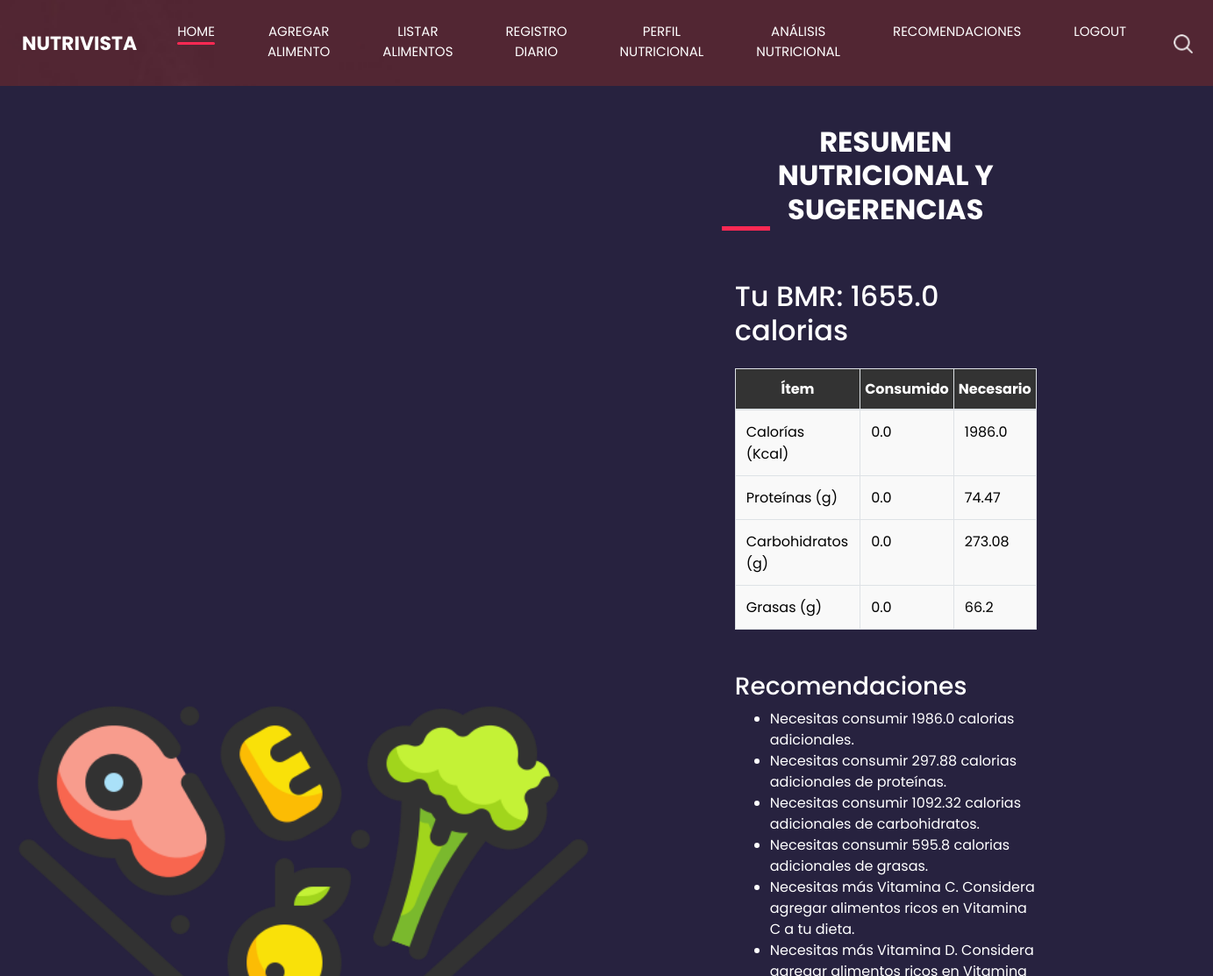
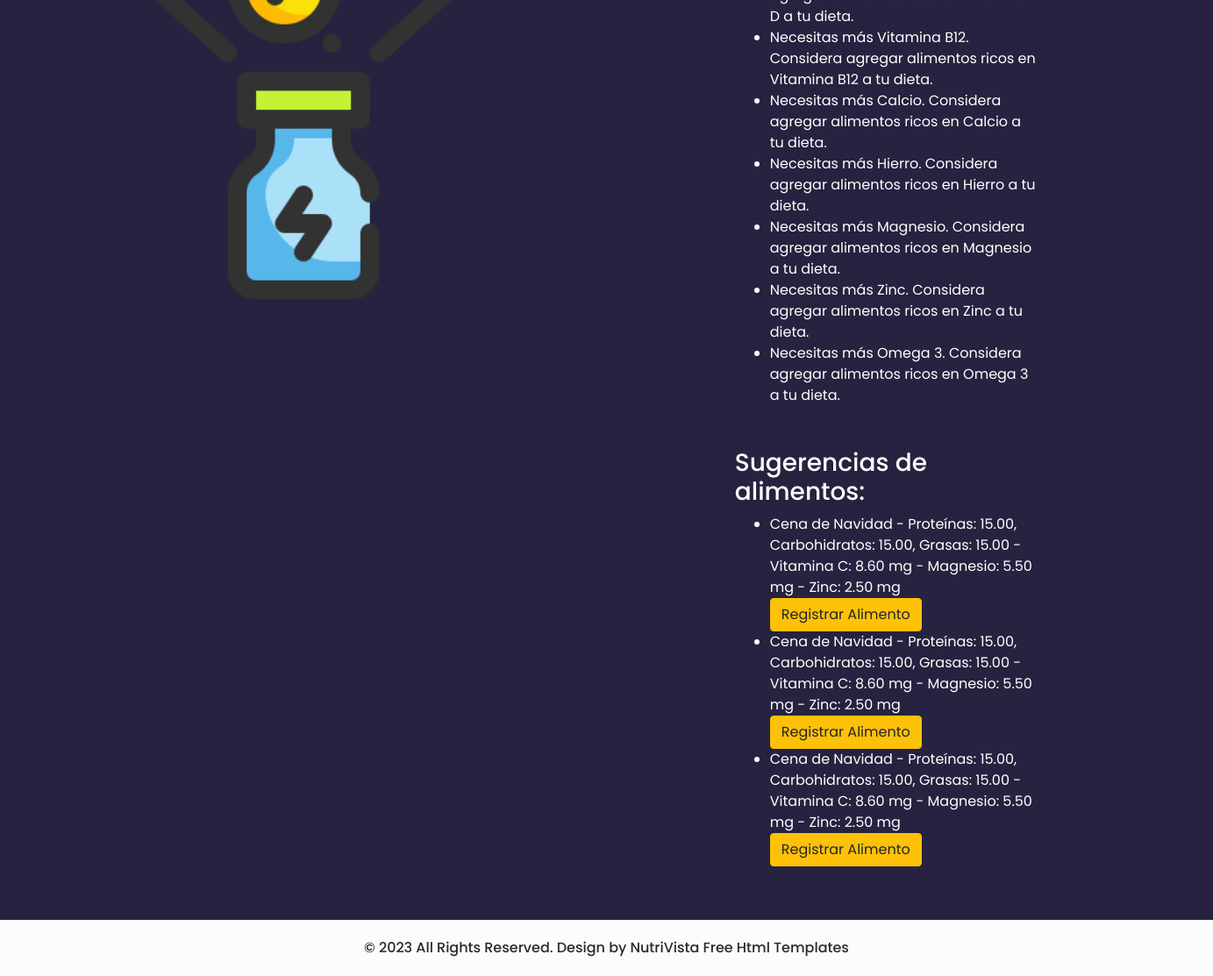
Page /sugerencias_alimentos/ (signed in) on the committed database (2 pictures, top to bottom).
### base/models.py (models this page shows, shortened)
class Alimento(models.Model):
    usuario = models.ForeignKey(User, on_delete=models.CASCADE)  # Added this line to associate each food item with a user.
    nombre = models.CharField(max_length=255)
    calorias = models.DecimalField(max_digits=6, decimal_places=2)
    proteinas = models.DecimalField(max_digits=6, decimal_places=2)
    carbohidratos = models.DecimalField(max_digits=6, decimal_places=2)
    grasas = models.DecimalField(max_digits=6, decimal_places=2)
    descripcion = models.TextField(null=True, blank=True)
    imagen = models.ImageField(upload_to='alimentos_imagenes/', null=True, blank=True)
    nutrientes = models.ManyToManyField(Nutriente, through='AlimentoNutriente')  # Relación ManyToMany agregada

class AlimentoNutriente(models.Model):
    alimento = models.ForeignKey(Alimento, on_delete=models.CASCADE)
    nutriente = models.ForeignKey(Nutriente, on_delete=models.CASCADE)
    cantidad = models.DecimalField(max_digits=6, decimal_places=2)
    unidad = models.CharField(max_length=20)

class Nutriente(models.Model):
    TIPO_CHOICES = [
        ('vitamina', 'Vitamina'),
        ('mineral', 'Mineral'),
    ]
    nombre = models.CharField(max_length=255)
    tipo = models.CharField(max_length=8, choices=TIPO_CHOICES)

### base/views.py (the view)
# urls.py: path('sugerencias_alimentos/', sugerencias_alimentos, name='sugerencias_alimentos'),
@login_required
def sugerencias_alimentos(request):
    perfil = get_object_or_404(PerfilNutricional, usuario=request.user)
    bmr = calcular_bmr(perfil)
    registros = RegistroDiario.objects.filter(usuario=request.user, fecha=date.today())
    necesidades = calcular_necesidades_nutricionales(perfil)
    analisis = analizar_ingesta_nutricional(registros, necesidades)
    sugerencias_macro_micro = Alimento.objects.filter(usuario=request.user).annotate(total_macro=F('proteinas') + F('carbohidratos') + F('grasas') + F('nutrientes')).order_by('-total_macro')[:5]
    Alimento.objects.filter(usuario=request.user)
    return render(request, 'base/sugerencias_alimentos.html', {
        'bmr': bmr,
        'analisis': analisis,
        'sugerencias_macro_micro': sugerencias_macro_micro,
    })

### base/utils.py (called while the page is built)
def calcular_bmr(perfil):
    peso = float(perfil.peso)  # Convertimos a float
    altura = float(perfil.altura) * 100  # Convertimos la altura a cm
    edad = perfil.edad
    if perfil.sexo == 'Hombre':
        bmr = (10 * peso) + (6.25 * altura) - (5 * edad) + 5
    else:
        bmr = (10 * peso) + (6.25 * altura) - (5 * edad) - 161
    return round(bmr, 2)

def calcular_necesidades_nutricionales(perfil):
    bmr = calcular_bmr(perfil)
    factor_actividad = 1.2
    if perfil.nivel_actividad == 'ligera':
        factor_actividad = 1.375
    elif perfil.nivel_actividad == 'moderada':
        factor_actividad = 1.55
    elif perfil.nivel_actividad == 'intensa':
        factor_actividad = 1.725
    elif perfil.nivel_actividad == 'muy intensa':
        factor_actividad = 1.9
    calorias_mantenimiento = bmr * factor_actividad
    proteinas = (calorias_mantenimiento * 0.15) / 4
    carbohidratos = (calorias_mantenimiento * 0.55) / 4
    grasas = (calorias_mantenimiento * 0.3) / 9
    return {
        'calorias': round(calorias_mantenimiento, 2),
        'proteinas': round(proteinas, 2),
        'carbohidratos': round(carbohidratos, 2),
        'grasas': round(grasas, 2)
    }

### base/templates/base/sugerencias_alimentos.html (shortened to what this page needs)
{% load static %}
<html>
<head>
    <link rel="stylesheet" type="text/css" href="https://cdnjs.cloudflare.com/ajax/libs/OwlCarousel2/2.3.4/assets/owl.carousel.min.css" />
    <link rel="stylesheet" type="text/css" href="{% static 'css/bootstrap.css' %}" />
    <link href="{% static 'css/style.css' %}" rel="stylesheet" />
    <link href="{% static 'css/responsive.css' %}" rel="stylesheet" />
</head>
<body class="sub_page">
    <div class="hero_area">
        <header class="header_section">
            <div class="container-fluid">
                <nav class="navbar navbar-expand-lg custom_nav-container ">
                    <a class="navbar-brand" href="{% url 'main_page' %}">
                        <span>
                            NutriVista
                        </span>
                    </a>
                    <div class="collapse navbar-collapse" id="navbarSupportedContent">
                        <div class="d-flex ml-auto flex-column flex-lg-row align-items-center">
                          <ul class="navbar-nav  ">
                            <li class="nav-item active">
                              <a class="nav-link" href="{% url 'main_page' %}">Home <span class="sr-only">(current)</span></a>
                            </li>
                            {% if not user.is_superuser %}
                            <li class="nav-item">
                              <a class="nav-link" href="{% url 'agregar_alimento' %}"> Agregar Alimento</a>
                            </li>
                              <li class="nav-item">
                              <a class="nav-link" href="{% url 'listar_alimentos' %}"> Listar Alimentos</a>
                            </li>
                            <li class="nav-item">
                              <a class="nav-link" href="{% url 'registro_diario' %}"> Registro Diario</a>
                            </li>
                            <li class="nav-item">
                              <a class="nav-link" href="{% url 'perfil_nutricional' %}"> Perfil Nutricional</a>
                            </li>
                            <li class="nav-item">
                              <a class="nav-link" href="{% url 'analisis_nutricional' %}"> Análisis Nutricional</a>
                            </li>
                            <li class="nav-item">
                              <a class="nav-link" href="{% url 'sugerencias_alimentos' %}"> Recomendaciones</a>
                            </li>
                            {% endif %}
                            <li class="nav-item">
                              <a class="nav-link" href="{% url 'logout' %}"> Logout</a>
                            </li>
                          </ul>
                            <div class="user_option">
                                <form class="form-inline my-2 my-lg-0 ml-0 ml-lg-4 mb-3 mb-lg-0">
                                    <button class="btn  my-2 my-sm-0 nav_search-btn" type="submit"></button>
                                </form>
                            </div>
                        </div>
                    </div>
                </nav>
            </div>
        </header>
    </div>
    <section class="contact_section ">
        <div class="container-fluid">
            <div class="row">
                <div class="col-md-6 px-0">
                    <div class="img-box">
                        <img src="{% static 'images/2317045.png' %}" alt="Imagen Análisis Nutricional">
                    </div>
                </div>
                <div class="col-lg-5 col-md-6">
                    <div class="form_container pr-0 pr-lg-5 mr-0 mr-lg-2">
                        <div class="heading_container">
                            <h2>
                                Resumen Nutricional y Sugerencias
                            </h2>
                        </div>
                        <div class="container mt-5">
                            <h2>Tu BMR: {{ bmr }} calorias</h2>
                            <table class="table table-bordered mt-4">
                                <thead>
                                    <tr>
                                        <th scope="col">Ítem</th>
                                        <th scope="col">Consumido</th>
                                        <th scope="col">Necesario</th>
                                    </tr>
                                </thead>
                                <tbody>
                                    <tr>
                                        <td>Calorías (Kcal)</td>
                                        <td>{{ analisis.calorias_consumidas }}</td>
                                        <td>{{ analisis.calorias_necesarias }}</td>
                                    </tr>
                                    <tr>
                                        <td>Proteínas (g)</td>
                                        <td>{{ analisis.proteinas_consumidas }}</td>
                                        <td>{{ analisis.proteinas_necesarias }}</td>
                                    </tr>
                                    <tr>
                                        <td>Carbohidratos (g)</td>
                                        <td>{{ analisis.carbohidratos_consumidas }}</td>
                                        <td>{{ analisis.carbohidratos_necesarios }}</td>
                                    </tr>
                                    <tr>
                                        <td>Grasas (g)</td>
                                        <td>{{ analisis.grasas_consumidas }}</td>
                                        <td>{{ analisis.grasas_necesarias }}</td>
                                    </tr>
                                </tbody>
                            </table>
                            <h3 class="mt-5">Recomendaciones</h3>
                            <ul>
                                {% for recomendacion in analisis.recomendaciones %}
                                    <li>{{ recomendacion }}</li>
                                {% endfor %}
                            </ul>
                            <h3 class="mt-5">Sugerencias de alimentos:</h3>
                            <ul>
                                {% for alimento in sugerencias_macro_micro %}
                                    <li>
                                        {{ alimento.nombre }} -
                                        Proteínas: {{ alimento.proteinas }},
                                        Carbohidratos: {{ alimento.carbohidratos }},
                                        Grasas: {{ alimento.grasas }}
                                        {% for nutriente in alimento.alimentonutriente_set.all %}
                                            - {{ nutriente.nutriente.nombre }}: {{nutriente.cantidad}} {{ nutriente.unidad }}
                                        {% endfor %}
                                        <div>
                                            <a href="{% url 'registro_diario'%}" class="btn btn-warning">Registrar Alimento</a>
                                        </div>
                                    </li>
                                {% endfor %}
                            </ul>
                        </div>
                    </div>
                </div>
            </div>
        </div>
    </section>
    <footer class="container-fluid footer_section">
        <p>
            &copy; 2023 All Rights Reserved. Design by NutriVista
            <a href="https://html.design/">Free Html Templates</a>
        </p>
    </footer>
</body>
</html>

### base/static/css/style.css (style rules this page uses)
body { font-family: 'Poppins', sans-serif; color: #000000; background-color: #ffffff; }
.heading_container { display: -webkit-box; display: -ms-flexbox; display: flex; -webkit-box-pack: center; -ms-flex-pack: center; justify-content: center; text-align: center; }
.heading_container h2 { font-weight: bold; position: relative; padding-bottom: 5px; text-transform: uppercase; }
.heading_container h2::before { content: ""; position: absolute; bottom: 0; left: 50%; width: 55px; height: 5px; background-color: #ff2953; -webkit-transform: translateX(-50%); transform: translateX(-50%); }
.hero_area { height: 100vh; display: -webkit-box; display: -ms-flexbox; display: flex; -webkit-box-orient: vertical; -webkit-box-direction: normal; -ms-flex-direction: column; flex-direction: column; background-image: url(../images/hero-bg.jpg); background-size: cover; background-attachment: fixed; }
.sub_page .hero_area { height: auto; }
.header_section .container-fluid { padding-right: 25px; padding-left: 25px; }
.custom_nav-container.navbar-expand-lg .navbar-nav .nav-item .nav-link { margin: 10px 30px; padding: 0; padding-bottom: 3px; color: #ffffff; text-align: center; position: relative; text-transform: uppercase; font-size: 15px; }
.custom_nav-container.navbar-expand-lg .navbar-nav .nav-item .nav-link::after { display: none; content: ""; position: absolute; left: 0; bottom: 0; width: 100%; height: 3px; border-radius: 5px; background-color: #ffffff; }
.custom_nav-container.navbar-expand-lg .navbar-nav .nav-item.active a::after, .custom_nav-container.navbar-expand-lg .navbar-nav .nav-item:hover a::after { display: block; background-color: #ff2953; }
a, a:hover, a:focus { text-decoration: none; }
.btn, .btn:focus { outline: none !important; -webkit-box-shadow: none; box-shadow: none; }
.user_option { display: -webkit-box; display: -ms-flexbox; display: flex; -webkit-box-align: center; -ms-flex-align: center; align-items: center; }
.custom_nav-container .nav_search-btn { background-image: url(../images/search-icon.png); background-size: 22px; background-repeat: no-repeat; background-position-y: 7px; width: 35px; height: 35px; padding: 0; border: none; }
.navbar-brand { display: -webkit-box; display: -ms-flexbox; display: flex; -webkit-box-align: center; -ms-flex-align: center; align-items: center; position: relative; }
.navbar-brand span { font-size: 22px; text-transform: uppercase; font-weight: bold; color: #ffffff; position: relative; z-index: 3; }
.custom_nav-container { z-index: 99999; padding: 15px 0; }
.contact_section { position: relative; background-color: #27223f; color: #ffffff; }
.contact_section .heading_container { -webkit-box-pack: start; -ms-flex-pack: start; justify-content: start; }
.contact_section .heading_container h2::before { text-align: left; left: 0; -webkit-transform: none; transform: none; }
.contact_section .row { -webkit-box-align: center; -ms-flex-align: center; align-items: center; }
.contact_section .img-box img { width: 100%; }
.contact_section .form_container { padding: 45px 0 45px 15px; }
.footer_section { background-color: #fbfdfd; padding: 20px; font-weight: 500; }
.footer_section p { color: #292929; margin: 0; text-align: center; }
.footer_section a { color: #292929; }

### base/static/css/responsive.css (style rules this page uses)
@media (min-width: 1200px) { .container { max-width: 1170px; } }

### base/templates/base/sugerencias_alimentos.html (style rules this page uses)
.contact_section { display: flex; justify-content: center; align-items: center; min-height: 100vh; }
.form_container { width: 80%; margin: 0 auto; }
.table thead th { background-color: #333; color: white; text-align: center; padding: 10px 5px; }
.table tbody tr { background-color: #f9f9f9; color: black; }

### rows in the picture
Alimento: nombre "Cena de Navidad", proteinas "15.00", carbohidratos "15.00", grasas "15.00"
AlimentoNutriente: nutriente.nombre "Vitamina C", cantidad "8.60", unidad "mg"
AlimentoNutriente: nutriente.nombre "Magnesio", cantidad "5.50", unidad "mg"
AlimentoNutriente: nutriente.nombre "Zinc", cantidad "2.50", unidad "mg"

### other values in the picture
{{ bmr }} "1655.0"
{{ analisis.calorias_consumidas }} "0.0"
{{ analisis.calorias_necesarias }} "1986.0"
{{ analisis.proteinas_consumidas }} "0.0"
{{ analisis.proteinas_necesarias }} "74.47"
{{ analisis.carbohidratos_consumidas }} "0.0"
{{ analisis.carbohidratos_necesarios }} "273.08"
{{ analisis.grasas_consumidas }} "0.0"
{{ analisis.grasas_necesarias }} "66.2"
{{ recomendacion }} "Necesitas consumir 1986.0 calorias adicionales." "Necesitas consumir 297.88 calorias adicionales de proteínas." "Necesitas consumir 1092.32 calorias adicionales de carbohidratos." "Necesitas consumir 595.8 calorias adicionales de grasas." "Necesitas más Vitamina C. Considera agregar alimentos ricos en Vitamina C a tu dieta." "Necesitas más Vitamina D. Considera agregar alimentos ricos en Vitamina D a tu dieta." "Necesitas más Vitamina B12. Considera agregar alimentos ricos en Vitamina B12 a tu dieta." "Necesitas más Calcio. Considera agregar alimentos ricos en Calcio a tu dieta." "Necesitas más Hierro. Considera agregar alimentos ricos en Hierro a tu dieta." "Necesitas más Magnesio. Considera agregar alimentos ricos en Magnesio a tu dieta." "Necesitas más Zinc. Considera agregar alimentos ricos en Zinc a tu dieta." "Necesitas más Omega 3. Considera agregar alimentos ricos en Omega 3 a tu dieta."
